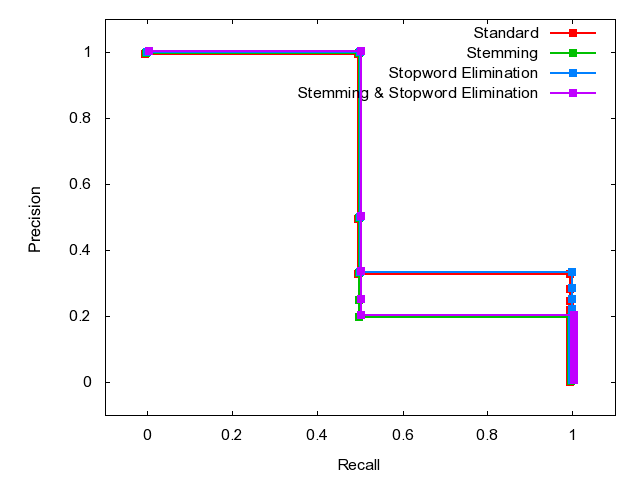

Generate this figure with gnuplot:

	set terminal png
	set output 'Q33.png'
	set ylabel 'Precision'
	set xlabel 'Recall'
	set xrange [-0.1:1.1]
	set yrange [-0.1:1.1]
	plot 'Q33.dat' index 0 using 1:2 w linespoints lw 2 pt 5 title 'Standard', \
'Q33.dat' index 1 using 1:2 w linespoints lw 2 pt 5 title 'Stemming', \
'Q33.dat' index 2 using 1:2 w linespoints lw 2 pt 5 title 'Stopword Elimination', \
'Q33.dat' index 3 using 1:2 w linespoints lw 2 pt 5 title 'Stemming & Stopword Elimination'
